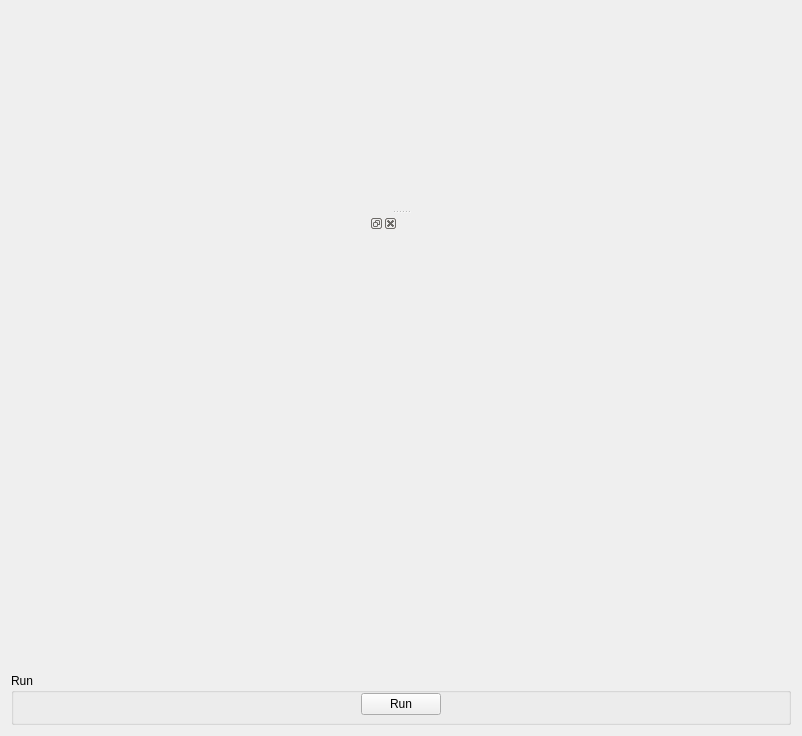
<?xml version="1.0" encoding="UTF-8"?>
<ui version="4.0">
 <class>MSDFit</class>
 <widget class="QWidget" name="MSDFit">
  <property name="geometry">
   <rect>
    <x>0</x>
    <y>0</y>
    <width>802</width>
    <height>736</height>
   </rect>
  </property>
  <property name="windowTitle">
   <string>Form</string>
  </property>
  <layout class="QVBoxLayout" name="verticalLayout_2">
   <item>
    <widget class="QSplitter" name="splitter">
     <property name="orientation">
      <enum>Qt::Vertical</enum>
     </property>
     <property name="childrenCollapsible">
      <bool>false</bool>
     </property>
     <widget class="MantidQt::CustomInterfaces::IDA::IndirectFitDataViewLegacy" name="fitDataView" native="true"/>
     <widget class="QWidget" name="layoutWidget">
      <layout class="QVBoxLayout" name="verticalLayout">
       <property name="spacing">
        <number>6</number>
       </property>
       <item>
        <layout class="QHBoxLayout" name="loPlotArea" stretch="1,1">
         <item>
          <widget class="MantidQt::MantidWidgets::IndirectFitPropertyBrowser" name="fitPropertyBrowser">
           <widget class="QWidget" name="dockWidgetContents"/>
          </widget>
         </item>
         <item>
          <widget class="MantidQt::CustomInterfaces::IDA::IndirectFitPlotView" name="pvFitPlotView" native="true"/>
         </item>
        </layout>
       </item>
       <item>
        <widget class="QFrame" name="frame">
         <layout class="QVBoxLayout" name="verticalLayout_3">
          <property name="spacing">
           <number>0</number>
          </property>
          <property name="leftMargin">
           <number>0</number>
          </property>
          <property name="topMargin">
           <number>0</number>
          </property>
          <property name="rightMargin">
           <number>0</number>
          </property>
          <property name="bottomMargin">
           <number>0</number>
          </property>
          <item>
           <widget class="MantidQt::CustomInterfaces::IDA::IndirectSpectrumSelectionView" name="svSpectrumView" native="true"/>
          </item>
          <item>
           <widget class="QGroupBox" name="gbRun">
            <property name="title">
             <string>Run</string>
            </property>
            <layout class="QHBoxLayout" name="horizontalLayout">
             <property name="topMargin">
              <number>0</number>
             </property>
             <property name="bottomMargin">
              <number>7</number>
             </property>
             <item>
              <spacer name="horizontalSpacer">
               <property name="orientation">
                <enum>Qt::Horizontal</enum>
               </property>
               <property name="sizeHint" stdset="0">
                <size>
                 <width>40</width>
                 <height>20</height>
                </size>
               </property>
              </spacer>
             </item>
             <item>
              <widget class="QPushButton" name="pbRun">
               <property name="text">
                <string>Run</string>
               </property>
              </widget>
             </item>
             <item>
              <spacer name="horizontalSpacer_2">
               <property name="orientation">
                <enum>Qt::Horizontal</enum>
               </property>
               <property name="sizeHint" stdset="0">
                <size>
                 <width>40</width>
                 <height>20</height>
                </size>
               </property>
              </spacer>
             </item>
            </layout>
           </widget>
          </item>
          <item>
           <widget class="MantidQt::CustomInterfaces::IDA::IndirectFitOutputOptionsView" name="ovOutputOptionsView" native="true"/>
          </item>
         </layout>
        </widget>
       </item>
      </layout>
     </widget>
    </widget>
   </item>
  </layout>
 </widget>
 <customwidgets>
  <customwidget>
   <class>MantidQt::CustomInterfaces::IDA::IndirectSpectrumSelectionView</class>
   <extends>QWidget</extends>
   <header>IndirectSpectrumSelectionView.h</header>
   <container>1</container>
  </customwidget>
  <customwidget>
   <class>MantidQt::MantidWidgets::IndirectFitPropertyBrowser</class>
   <extends>QDockWidget</extends>
   <header>MantidQtWidgets/Common/IndirectFitPropertyBrowser.h</header>
   <container>1</container>
  </customwidget>
  <customwidget>
   <class>MantidQt::CustomInterfaces::IDA::IndirectFitPlotView</class>
   <extends>QWidget</extends>
   <header>IndirectFitPlotView.h</header>
   <container>1</container>
  </customwidget>
  <customwidget>
   <class>MantidQt::CustomInterfaces::IDA::IndirectFitDataViewLegacy</class>
   <extends>QWidget</extends>
   <header>IndirectFitDataViewLegacy.h</header>
   <container>1</container>
  </customwidget>
  <customwidget>
   <class>MantidQt::CustomInterfaces::IDA::IndirectFitOutputOptionsView</class>
   <extends>QWidget</extends>
   <header>IndirectFitOutputOptionsView.h</header>
   <container>1</container>
  </customwidget>
 </customwidgets>
 <resources/>
 <connections/>
</ui>
